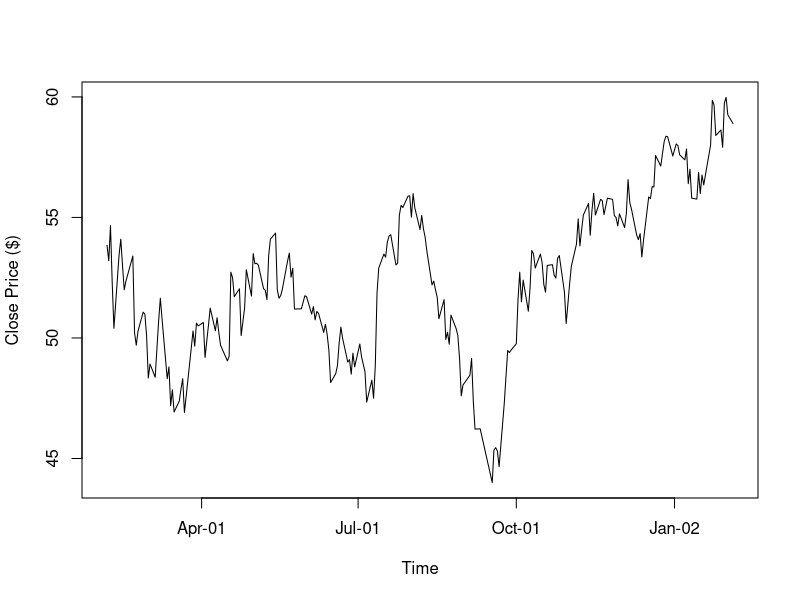
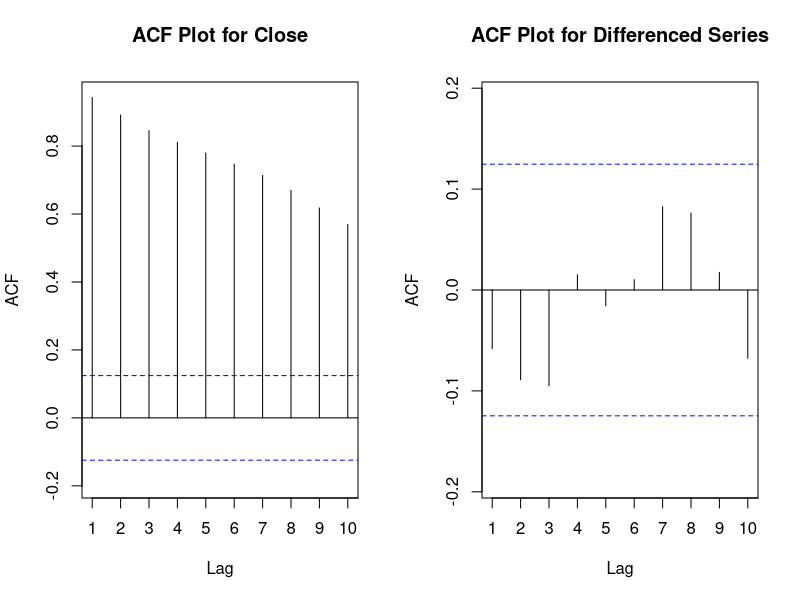

Write the R code that produced these figures, in order.
library("forecast")

walmart.data <- read.csv("WalMartStock.csv")
walmart.data$Date <- as.Date(walmart.data$Date, format="%d-%b-%y")
close.ts <- ts(walmart.data$Close)

# Figure 7.10
par(mfrow = c(1,1))
plot(walmart.data$Date, walmart.data$Close, type = "l", ylab = "Close Price ($)", xlab = "Time", xaxt = "n")
axis.Date(side = 1, walmart.data$Date, format = "%b-%y")

# Figure 7.11
par(mfrow = c(1,2))
Acf(close.ts, lag.max = 10, main = "ACF Plot for Close")
Acf(diff(close.ts,1), lag.max = 10, main = "ACF Plot for Differenced Series")

# Table 7.4
Arima(close.ts, order = c(1,0,0))
Arima(diff(close.ts,1), order = c(1,0,0))
